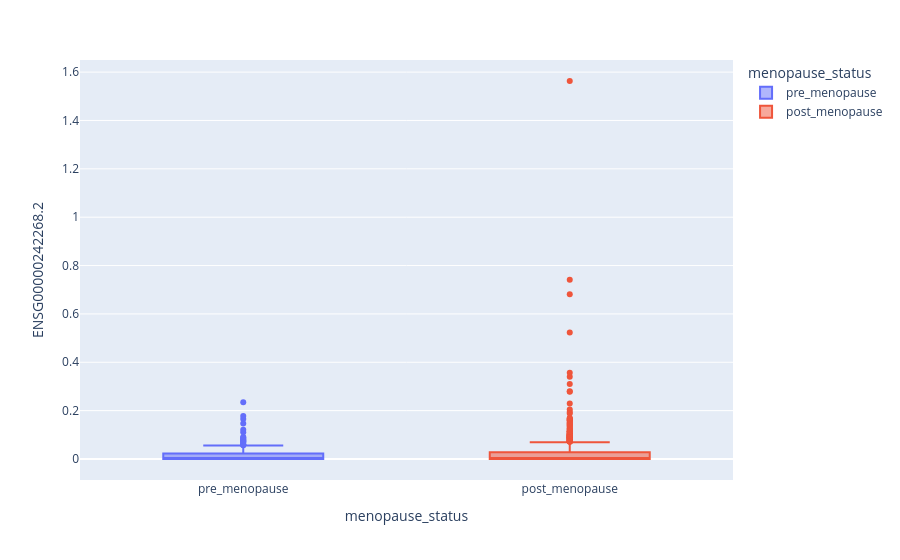

Notebook source saved alongside this figure:
### Code cell
def what_is_my_object_gene(gene,control):
    if control=='protein':
        if gene in open(protein_name).read().split("\n"):
            return(gene,'protein','peptide_target',protein_dataframe)
        else:
            return(0) #nome errato
   
    else:
         #implementato per prendere in input anche l'ENSG inserito senza versione.
        df_ensg= pd.read_csv(gene_name_ENSG,sep='\t')
        
        result_index = df_ensg[(df_ensg['gene_id_version'] == gene) | (df_ensg['gene_id'] == gene) | (df_ensg['gene_symbol'] == gene)].index
        if not result_index.empty:
            gene_version=df_ensg.loc[result_index[0],'gene_id_version']

            return (gene_version,'gene','gene_id',int(result_index[0]))
    
        if gene in open(miRNA_name).read().split("\n"):
            return (gene,'miRNA','miRNA_ID',miRNA_dataframe)

        else:
            return(0) #nome errato
    
def open_df_gene(input,tumor,feature,cartella):
    if feature == 'patient_status':
        #print(input)
        posizione="-e "+str(input[3]+2)+"p"
        #creiamo un dataframe piu piccolo dove c'è solo la riga del gene che è stato selezionato
        path=cartella+'/'+str(input[0])+"_df.txt"
        out_file=open(path,"w")
        subprocess.call(["sed","-n", "-e 1p", posizione, gene_dataframe],stdout=out_file)
        return(path)
                
    else:
        path_df="Dataframe_FPKM_"+tumor+".csv"
        path=os.path.join(gene_dataframe_FPKM,path_df)
        return(path)

def open_dataframe(gene,tumor,feature,cartella,control):
    input=what_is_my_object_gene(gene,control)
    if input!=0:
        if input[1]=='gene':
            #print(feature)
            path=open_df_gene(input,tumor,feature,cartella) #bisogna vedere in base al tipo di feature che viene passata
            df=pd.read_csv(path)
            df=df.set_index(input[2])
            return(df, input[1],input[0])
        else:
            df=df=pd.read_csv(input[3])
            df=df.set_index(input[2])
            return(df,input[1],input[0])
    else: 
        #print("search for the entered name is not available")
        return(0)
    

def plotly_plot(feature,d, gene,cartella,ogg):
        print(list(set(d[feature])))
        fig = px.scatter(x=range(10), y=range(10))
        fig=px.box(d,y=gene,x=feature,color=feature) #points = 'all'
        if ogg[1]== "miRNA":
                fig.update_layout(yaxis_type="log")
        #fig.write_html(cartella+'/'+gene+'_'+feature+'.html')
        fig.show()


def ranksum_test(gene,d,feature,cartella):
    #ranksum test per p-value
    p=list(set(d[feature]))
    
    df1_mask=d[feature]== p[0]
    dp0=d[df1_mask]
    
    df1_mask=d[feature]== p[1]
    dp1=d[df1_mask]

    w, p_value = ranksums(list(dp0[gene]), list(dp1[gene]))
    if p_value=='':
        p_value='not significant'
    # Dimensione dei campioni
    size_dp0 = len(dp0)
    size_dp1 = len(dp1)
    
    # Creazione del dizionario dei risultati
    results = {
        "Gene": gene,
        "Feature": feature,
        "Group 1":p[0],
        "Group 2":p[1],
        "Sample Size Group 1": size_dp0,
        "Sample Size Group 2": size_dp1,
        "P-value": p_value
    }
    
    # Creazione di un DataFrame per facilitare l'output
    results_df = pd.DataFrame([results])
    
    # Scrittura su file CSV
    output_file=os.path.join(cartella,'Result.txt')
    display(results_df)
    #results_df.to_csv(output_file, index=False)
    
    return(p_value)





def df_feature(ogg, tumor, feature):
    x=pd.read_csv(clinical_data)
    df1_mask=x['acronym']== tumor
    dfclinical=x[df1_mask]

    if feature=="age_at_initial_pathologic_diagnosis":
       # dfclinical = dfclinical.dropna(subset=['age_at_initial_pathologic_diagnosis'])
        dfclinical[feature] = pd.to_numeric(dfclinical[feature], errors='coerce').astype('Int64')


        median=dfclinical[feature].median()
        
        lista_age=[]
        for ele in dfclinical[feature]:
            
            ele=int(ele)
            if ele<=median:
                lista_age.append("under")
            else:
                lista_age.append("over")
                
        dfclinical=dfclinical.rename(columns={feature:"age"})
        dfclinical[feature]=lista_age

    return (dfclinical)
    

def crealista(dffeat,df,feature):
    #lista di samples di cui abbiamo le features e dati di espressione
    
    #caso specifico se abbiamo feature:patient_status
    if feature=='patient_status':
        lista=list(dffeat['bcr_patient_barcode'])
        listaf01=[]
        listaf=[]
        for ele in df.columns:
            if ele[:-4] in lista and ele[-1]!="x" and ele[-1]!='y':
                listaf01.append(ele)

        
        return listaf01

    #altrimenti con tutte le altre feature:
    else:
        lista=list(dffeat['bcr_patient_barcode'])
        
        listaf01=[]
        listaf=[]
        
        for ele in df.columns:
            if ele[:-4] in lista and ele[-1]!="x" and ele[-1]!='y':
                if int(ele[-3:-1])<11:
                    if ele[:-4] not in listaf:
                        listaf.append(ele[:-4])
                        listaf01.append(ele)

        if len(listaf)==len(listaf01):
            return listaf, listaf01
        else:
            return 0

import pandas as pd
import os 
import sys
import subprocess


if __name__ == "__main__":
    #parametri in input:
    gene='ENSG00000242268.2'
    tumor= 'BRCA'
    feature= 'menopause_status'
    # gene='hsa-let-7a-1'
    # tumor= 'ACC'
    # feature= 'gender'
    cartella='/Users/chiaranotturnogranieri/Desktop/progetti/git/web_app/webserver/rolls/static/media/saveanalisi/prova'
    control=''
    ogg=open_dataframe(gene,tumor,feature,cartella,control)
   
    if ogg!=0:
        gene=ogg[2]
        df=ogg[0]
        dffeat=df_feature(ogg[1], tumor, feature) #df features
        #display(dffeat)
        dffeat = dffeat.dropna(subset=[feature])
        #display(dffeat)
        if feature== 'patient_status':
            listaf0= crealista(dffeat, df,feature)
            
            lista_exp=[]#lista valori espressione
            lista_feature=[]
            for ele in df[listaf0]:
                lista_exp.append(df.loc[gene,ele])
                if int(ele[-3:-1])<11:
                    lista_feature.append('Tumor')
                else:
                    lista_feature.append('Ctrl')

            #controllo di avere sia dati tumorali che di controllo
            t=0
            c=0
            for ele in lista_feature:
                if ele== 'Tumor':
                    t+=1
                else:
                    c+=1
            if t==0 or c==0:
                print('there is not enough data')               
            
            
            
            d=pd.DataFrame({'nome01':listaf0, gene: lista_exp, feature: lista_feature})
        
        
        else:
            listaf, listaf01= crealista(dffeat, df,feature)
            dffeat=dffeat[['bcr_patient_barcode',feature]]

            #creo un dframe finale
            dframe=pd.DataFrame({'nome01':listaf01, 'bcr_patient_barcode':listaf})
            d= dframe.merge(dffeat)

            lista_exp=[] #lista valori espressione
            for ele in d['nome01']:
                lista_exp.append(df.loc[gene,ele])

            d[gene]=lista_exp

        #plt
        plotly_plot(feature,d, gene,cartella,ogg)

        #p-value
        print(ranksum_test(gene,d,feature,cartella))
    else:
        print(0)

### Figure 1 — Plotly figure (JSON) as saved in the notebook; plotly's stock layout.template omitted (floating-point values rounded to 4 significant figures; data arrays with more than 128 entries replaced by an {"elided": "..."} marker saying what was removed)
{"data": [{"alignmentgroup": "True", "hovertemplate": "menopause_status=%{x}<br>ENSG00000242268.2=%{y}<extra></extra>", "legendgroup": "pre_menopause", "marker": {"color": "#636efa"}, "name": "pre_menopause", "notched": false, "offsetgroup": "pre_menopause", "orientation": "v", "showlegend": true, "type": "box", "x": {"elided": "227 str values"}, "x0": " ", "xaxis": "x", "y": {"elided": "227 float values"}, "y0": " ", "yaxis": "y"}, {"alignmentgroup": "True", "hovertemplate": "menopause_status=%{x}<br>ENSG00000242268.2=%{y}<extra></extra>", "legendgroup": "post_menopause", "marker": {"color": "#EF553B"}, "name": "post_menopause", "notched": false, "offsetgroup": "post_menopause", "orientation": "v", "showlegend": true, "type": "box", "x": {"elided": "741 str values"}, "x0": " ", "xaxis": "x", "y": {"elided": "741 float values"}, "y0": " ", "yaxis": "y"}], "layout": {"boxmode": "overlay", "legend": {"title": {"text": "menopause_status"}, "tracegroupgap": 0}, "margin": {"t": 60}, "xaxis": {"anchor": "y", "categoryarray": ["pre_menopause", "post_menopause"], "categoryorder": "array", "domain": [0, 1], "title": {"text": "menopause_status"}}, "yaxis": {"anchor": "x", "domain": [0, 1], "title": {"text": "ENSG00000242268.2"}}}}
